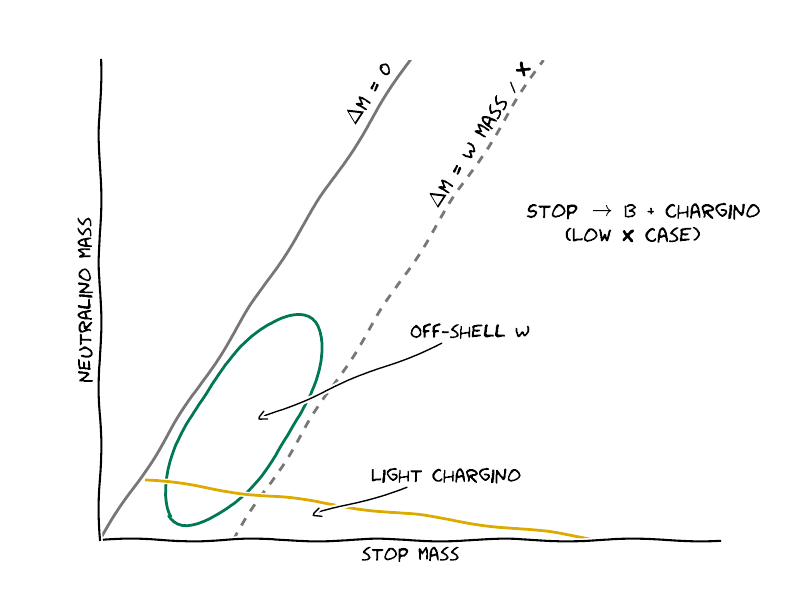

Python code for this plot:
import matplotlib.pyplot as plt
from matplotlib.patches import Ellipse
import numpy as np

with plt.xkcd():

    fig = plt.figure()
    ax = fig.add_subplot(111)

    ax.set_xlim([0,800])

    # Comment "low x"
    ax.text(550, 270, r'Stop $\rightarrow$ b + chargino', fontsize=15)
    ax.text(600, 250, r'(Low x case)', fontsize=15)

    # Draw lines
        # deltam = 0
    ax.plot([0,   400], [0, 400], '-',  color="#777777")
    ax.text(315, 390, r'$\Delta$m = 0', fontsize=15, rotation=57)
        # deltam = m W / x
    ax.plot([172, 572], [0, 400], '--', color="#777777")
    ax.text(420, 390, r'$\Delta$m = W mass / x', fontsize=15, rotation=57)

    # Draw ellipses
        # offshell W
    ax.add_patch(Ellipse(xy=(185, 100), width=100, height=250, angle=-50, edgecolor='#007755', fc='None', lw=2))
    ax.annotate('Off-shell W',xy=(200,100), arrowprops=dict(arrowstyle='->'), xytext=(400, 170))
        # Light chargino
    ax.plot([60,   650], [50, 0], '-',  color="#ddaa00")
    ax.annotate('Light chargino',xy=(270,20), arrowprops=dict(arrowstyle='->'), xytext=(350, 50))

    # Tweak axes
    ax.spines['top'].set_visible(False)
    ax.spines['right'].set_visible(False)
    ax.get_xaxis().tick_bottom()
    ax.get_yaxis().tick_left()
    ax.set_xticks([])
    ax.set_yticks([])
    ax.set_xlabel("stop mass")
    ax.set_ylabel("neutralino mass")

    #ax.arrow(800, -1, 1, 0, width=0.01, color="k", clip_on=False, head_width=5, head_length=5)
    #ax.arrow(1, 400, 0, 1,  width=0.01, color="k", clip_on=False, head_width=5, head_length=5)

    plt.savefig('T2bw.pdf')
    plt.savefig('T2bw.png', dpi=200)
